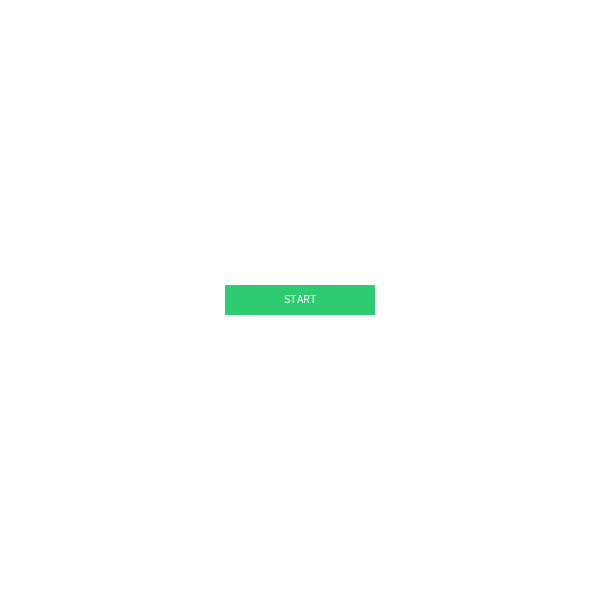
Frame 1 (no input)
Frame 60 (the mouse pressed at the canvas centre just before this capture): identical to frame 1, image omitted
Frame 120 (the mouse held since frame 60 and released just before this capture): blank canvas, image omitted

The Processing sketch that drew this single still picture (run headless with seeded random() and noise(); from frame 60 on, the mouse is pressed at the canvas centre):

// Processing sketch: week11_2_movingball_robot_hit_detection
// ── week11_2_movingball_robot_hit_detection.pde
float x;
float y;
float dx = 1;
float dy = 1;

float accx = 0.5;
float accy = 0.8;

float bw = 150;
float bh = 30;
String bTxt = "START";

float radEnemy = 30;

Boolean scene1 = true;
Boolean scene2 = false;
Boolean scene3 = false;

// parameters for robot
float rw = 45;
float rh = 153;

void setup() {
  size(600, 600);

  x = width*0.5;
  y = height *0.5;
}

void draw() {
  background(255);

  if (scene2 == true) {
    // draw robot
    drawMycustomRobot(mouseX, mouseY, 52, 152, 219);
    
    x = x+accx*dx;
    y = y +accy*dy;

    if (x > width || x < 0)
    {
      accx = random(0.1, 5);
      dx = dx*-1;
    }

    if ( y > height || y < 0) {
      accy = random(0.1, 5);
      dy = dy*-1;
    }

   
    
    fill(0);
    noStroke();
    ellipse(x, y, radEnemy, radEnemy);

    // Check hit detection with robot and enemy ball
    if (mouseX + rw/2 > x-radEnemy/2 && mouseX - rw/2 < x + radEnemy/2
      && mouseY + rh/2> y - radEnemy/2 && mouseY - rh/2 < y + radEnemy/2) {
        scene3 = true;
        scene1 = false;
        scene2 = false;
    }
  }

  if (scene1 == true) {
    startButton();
  }
  
  // Scene 3 content
  if(scene3 == true) {
    fill(255,0,0,150);
    rect(0,0,width,height); 
  }
}

void startButton() {
  pushMatrix();
  translate(width/2 - bw/2, height/2 - bh/2);
  fill(#2ECC71);


  noStroke();
  rect(0, 0, bw, bh);

  fill(255);
  text(bTxt, bw/2 - textWidth(bTxt)/2, 18 );
  popMatrix();
}

void mousePressed() {
  if (mouseX > width/2 - bw/2 && mouseX < width/2 - bw/2 + bw
    && mouseY > height/2 - bh/2 && mouseY < height/2 - bh/2 + bh) {
    scene1 = false;
    scene2 = true;
    scene3 = false;
  }
}

void drawMycustomRobot(float xpos, float ypos, float r, float g, float b) {
  pushMatrix();

  //translate(mouseX,mouseY);
  translate(xpos - 50 + 25, ypos - 150 + 75);
  fill(255,0,0,50);
  rect(0,0,rw,rh);
  scale(0.5, 0.5);
  // antenne
  noStroke();
  fill(0);
  ellipse(44, 3, 6, 6);
  stroke(0);
  line(44, 3, 44, 35);

  //remove stroke
  noStroke();
  rect(42, 36, 5, 4);

  // head
  fill(r, g, b);
  arc(44, 76, 72, 72, PI, PI*2, PIE);

  // draw remaining part
  rect(8, 76, 72, 72);

  // draw round orange rectange
  // first set fill color
  fill(#FF931E);
  rect(12, 65, 64, 41, 12);

  // draw eyes
  // left eye
  // change fill color to white
  fill(#ffffff);
  ellipse(27, 85, 24, 24);
  fill(#000000);
  ellipse(30, 88, 7, 7);

  // draw eyes
  // right eye
  // change fill color to white
  fill(#ffffff);
  ellipse(60, 85, 24, 24);
  fill(#000000);
  ellipse(55, 88, 7, 7);

  // draw ears
  // left ear
  rect(3, 81, 5, 21);
  // right ear
  rect(80, 81, 5, 21);

  // draw mouth, chage fill color to white
  fill(#ffffff);
  // first row of teeth
  rect(15, 114, 10, 10);
  rect(15 + (2 + 10), 114, 10, 10);
  rect(15 + (2 + 10)*2, 114, 10, 10);
  rect(15 + (2 + 10)*3, 114, 10, 10);
  rect(15 + (2 + 10)*4, 114, 10, 10);
  //second row of teeth
  rect(15 + (2 + 10), 126, 10, 10);
  rect(15 + (2 + 10)*2, 126, 10, 10);
  rect(15 + (2 + 10)*3, 126, 10, 10);

  // draw chin & change color
  fill(#FF931E);
  rect(5, 143, 79, 7, 2);

  // draw neck & change color
  fill(#000000);
  rect(40, 150, 10, 6);

  // draw body & change color
  fill(r, g, b);
  rect(16, 156, 55, 66);

  // draw left shoulder
  fill(#000000);
  rect(8, 166, 8, 8);

  // draw left arm & change color to blue
  fill(r, g, b);
  rect(0, 166, 8, 61);

  // draw right shoulder
  fill(#000000);
  rect(71, 166, 8, 8);

  // draw right arm & change color to blue
  fill(r, g, b);
  rect(79, 166, 8, 61);

  // left leg part
  fill(#000000);
  rect(22, 222, 8, 8);

  // left leg
  fill(r, g, b);
  rect(22, 230, 8, 61);

  // right leg part
  fill(#000000);
  rect(58, 222, 8, 8);

  // right leg
  fill(r, g, b);
  rect(58, 230, 8, 61);

  // left foot
  fill(#000000);
  rect(19, 291, 15, 7);
  // right foot
  rect(55, 291, 15, 7);
  popMatrix();
}
